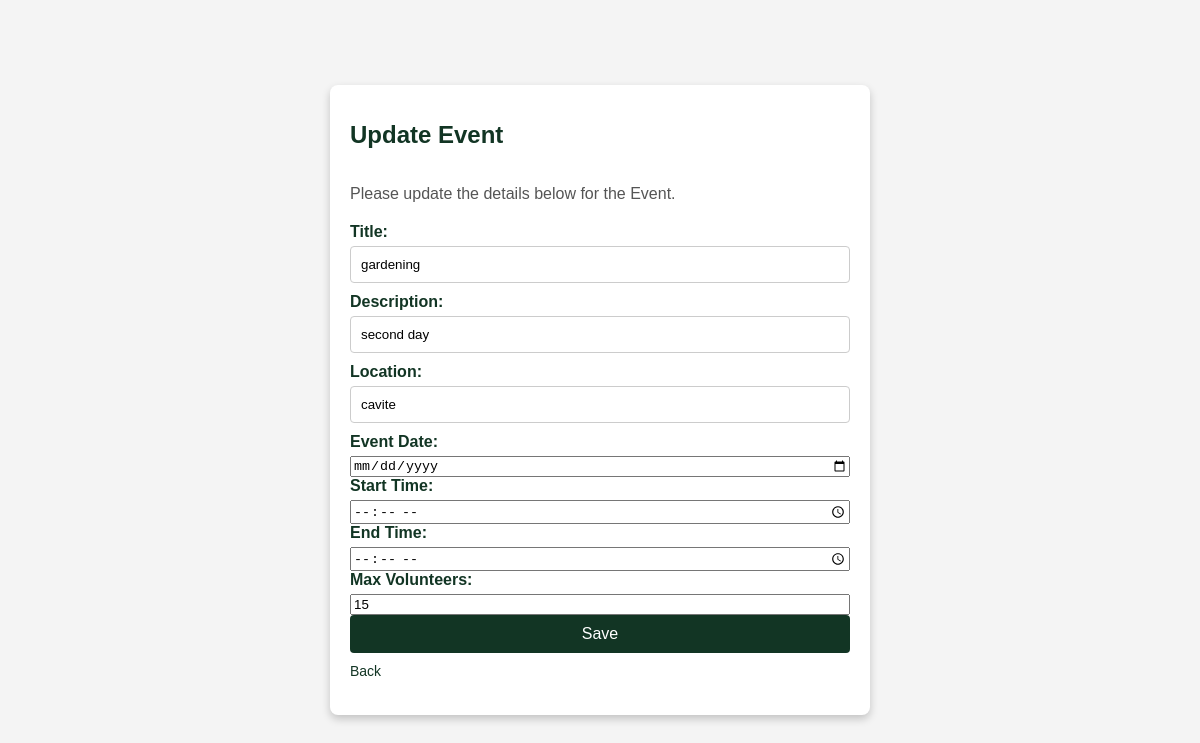
/updateevent/19/edit, run on an earlier commit of the app's database.
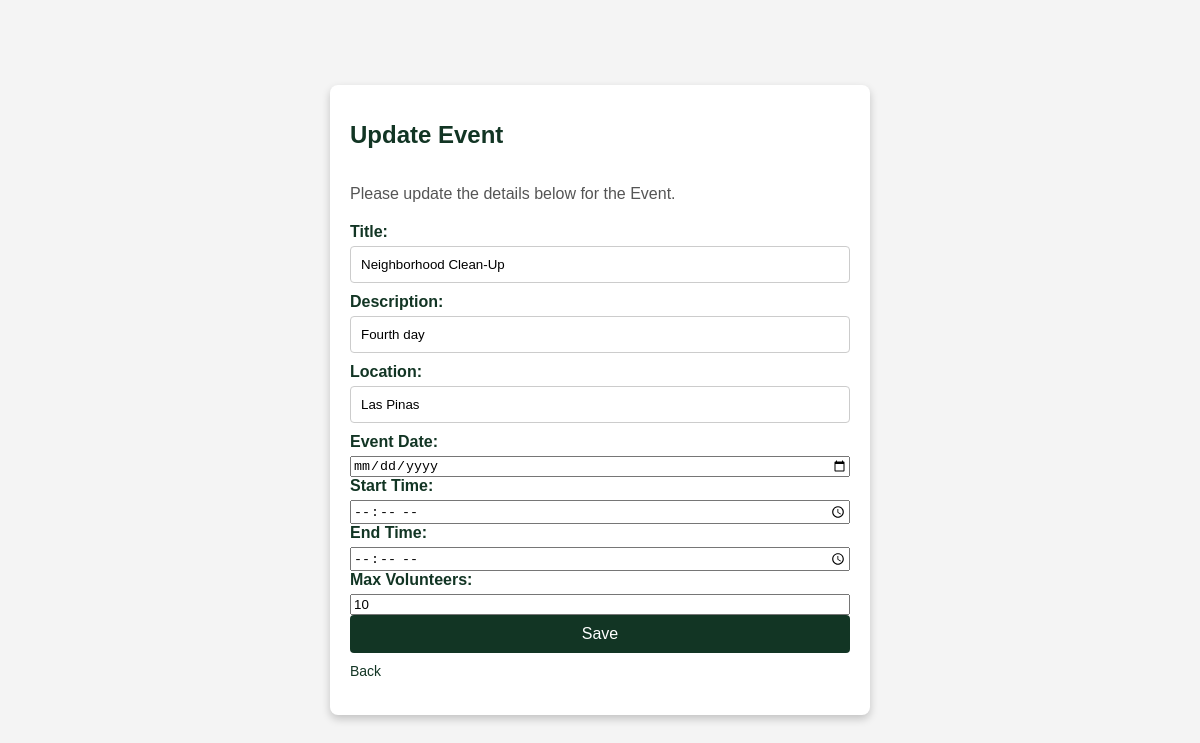
And on a later commit of the database.
### app/models.py (models this page shows, shortened)
class Event(models.Model):
    title = models.CharField(max_length=100)
    description = models.TextField(max_length =300)
    location = models.CharField(max_length=255)
    event_date = models.DateField()
    start_time = models.TimeField()
    end_time = models.TimeField()
    max_volunteers = models.IntegerField()

### app/views.py (the view, shortened to what this page needs)
# urls.py: path('updateevent/<int:pk>/edit', AdminEventUpdateView.as_view(), name='update_event'),
class AdminEventUpdateView(UpdateView):
    model = Event
    fields = ['title', 'description', 'location', 'event_date',
              'start_time', 'end_time', 'max_volunteers']
    template_name = 'app/update_event.html'

### app/templates/app/update_event.html (shortened to what this page needs)
{% load static %}
<head>
    <link rel="stylesheet" href="{% static 'css/update.css' %}">
</head>
{% block content %}
    <div class="form-container">
        <div class="header">
            <h1>Update Event</h1>
        </div>
        <p class="intro-text">Please update the details below for the Event.</p>
        <form action="{% url 'update_event' object.pk %}" method="post">
            <label for="title">Title:</label>
            <input type="text" id="title" name="title" value="{{ event.title }}">
            <label for="description">Description:</label>
            <input type="text" id="description" name="description" value="{{ event.description }}">
            <label for="location">Location:</label>
            <input type="text" id="location" name="location" value="{{ event.location }}">
            <label for="event_date">Event Date:</label>
            <input type="date" id="event_date" name="event_date" value="{{ event.event_date }}">
            <label for="start_time">Start Time:</label>
            <input type="time" id="start_time" name="start_time" value="{{ event.start_time }}">
            <label for="end_time">End Time:</label>
            <input type="time" id="end_time" name="end_time" value="{{ event.end_time }}">
            <label for="max_volunteers">Max Volunteers:</label>
            <input type="number" id="max_volunteers" name="max_volunteers" value="{{ event.max_volunteers }}">
        <input type="submit" value="Save">
            <a href="/database">Back</a>
        </form>
    </div>
{% endblock content %}

What changed in the data, as far as the page shows it:
changed Event: title "gardening" → "Neighborhood Clean-Up"; description "second day" → "Fourth day"; location "cavite" → "Las Pinas"; max_volunteers "15" → "10"
